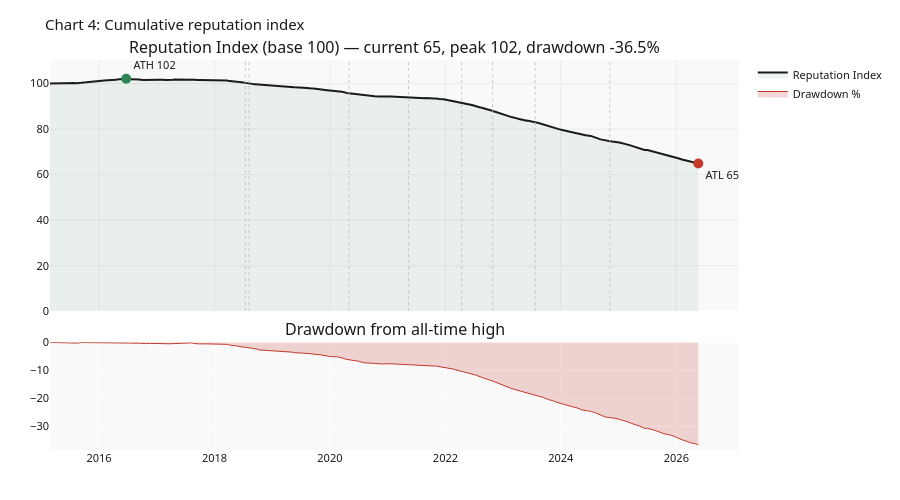

The code cell stored with this chart in its notebook:
### Markdown cell above
---
## 4 · Cumulative Reputation Index

**What it shows:** A 'stock price' for Musk's global reputation — cumulative sum of daily tone, normalised so day 1 = 100. Lower panel shows the drawdown from the running peak.

**Story:** Reputation peaked at 102 in early 2016 (the SpaceX/Tesla honeymoon), then declined in waves. The current level of **65 represents a –36.5% drawdown** from that peak — and the chart shows no floor or stabilisation. Each 'recovery bounce' (2017, 2019, 2021) has been weaker and shorter than the last.

**Process:** `index_t = 100 + cumsum(daily_tone) × 10 / N`. Drawdown = `(running_max − current) / running_max`.

### Code cell
d4 = daily.dropna(subset=['wavg_tone']).copy().sort_values('date')
d4['idx'] = 100 + (d4.wavg_tone.cumsum() * 10 / len(d4)) * 5
peak = d4.idx.max(); current = d4.idx.iloc[-1]
drawdown_pct = (current-peak)/peak*100
running_max = d4.idx.cummax()
drawdown = (d4.idx - running_max)/running_max*100

fig = make_subplots(rows=2,cols=1,shared_xaxes=True,row_heights=[0.7,0.3],
    vertical_spacing=0.08,
    subplot_titles=[f'Reputation Index (base 100) — current {current:.0f}, peak {peak:.0f}, drawdown {drawdown_pct:.1f}%',
                    'Drawdown from all-time high'])
fig.add_hline(y=100, line_dash='dot', line_color='#aaa', row=1,col=1)
fig.add_trace(go.Scatter(x=d4.date, y=d4.idx,
    line=dict(color=DARK,width=2), name='Reputation Index',
    fill='tozeroy', fillcolor='rgba(45,134,83,0.08)'), row=1,col=1)
fig.add_trace(go.Scatter(
    x=[d4.date.iloc[d4.idx.argmax()]], y=[peak],
    mode='markers+text', marker=dict(color=GREEN,size=10),
    text=[f'ATH {peak:.0f}'], textposition='top right', showlegend=False), row=1,col=1)
fig.add_trace(go.Scatter(
    x=[d4.date.iloc[d4.idx.argmin()]], y=[d4.idx.min()],
    mode='markers+text', marker=dict(color=RED,size=10),
    text=[f'ATL {d4.idx.min():.0f}'], textposition='bottom right', showlegend=False), row=1,col=1)
for d,_ in EVENTS.items():
    fig.add_vline(x=pd.Timestamp(d).timestamp()*1000,
                  line_width=0.8,line_dash='dot',line_color='#bbb', row=1,col=1)
fig.add_trace(go.Scatter(x=d4.date, y=drawdown, fill='tozeroy',
    fillcolor='rgba(192,57,43,0.2)', line=dict(color=RED,width=1),
    name='Drawdown %'), row=2,col=1)
fig.update_layout(**LAYOUT, height=500, title='Chart 4: Cumulative reputation index')
fig.show()

### Figure 1 — Plotly figure (JSON) as saved in the notebook; plotly's stock layout.template omitted (floating-point values rounded to 4 significant figures; data arrays with more than 128 entries replaced by an {"elided": "..."} marker saying what was removed)
{"data": [{"fill": "tozeroy", "fillcolor": "rgba(45,134,83,0.08)", "line": {"color": "#1a1a1a", "width": 2}, "name": "Reputation Index", "type": "scatter", "x": {"elided": "4060 str values"}, "xaxis": "x", "y": {"elided": "4060 float values"}, "yaxis": "y"}, {"marker": {"color": "#2d8653", "size": 10}, "mode": "markers+text", "showlegend": false, "text": ["ATH 102"], "textposition": "top right", "type": "scatter", "x": ["2016-06-21T00:00:00"], "xaxis": "x", "y": [102.1], "yaxis": "y"}, {"marker": {"color": "#c0392b", "size": 10}, "mode": "markers+text", "showlegend": false, "text": ["ATL 65"], "textposition": "bottom right", "type": "scatter", "x": ["2026-05-20T00:00:00"], "xaxis": "x", "y": [64.89], "yaxis": "y"}, {"fill": "tozeroy", "fillcolor": "rgba(192,57,43,0.2)", "line": {"color": "#c0392b", "width": 1}, "name": "Drawdown %", "type": "scatter", "x": {"elided": "4060 str values"}, "xaxis": "x2", "y": {"elided": "4060 float values"}, "yaxis": "y2"}], "layout": {"annotations": [{"font": {"size": 16}, "showarrow": false, "text": "Reputation Index (base 100) — current 65, peak 102, drawdown -36.5%", "x": 0.5, "xanchor": "center", "xref": "paper", "y": 1, "yanchor": "bottom", "yref": "paper"}, {"font": {"size": 16}, "showarrow": false, "text": "Drawdown from all-time high", "x": 0.5, "xanchor": "center", "xref": "paper", "y": 0.276, "yanchor": "bottom", "yref": "paper"}], "colorway": ["#E8451A", "#2563eb", "#2d8653", "#7c3aed", "#0891b2", "#c0392b", "#f59e0b", "#ec4899"], "font": {"color": "#1a1a1a", "family": "system-ui,sans-serif", "size": 11}, "height": 500, "margin": {"b": 50, "l": 50, "r": 30, "t": 60}, "paper_bgcolor": "white", "plot_bgcolor": "#f9f9f9", "shapes": [{"line": {"color": "#bbb", "dash": "dot", "width": 0.8}, "type": "line", "x0": 1531612800000, "x1": 1531612800000, "xref": "x", "y0": 0, "y1": 1, "yref": "y domain"}, {"line": {"color": "#bbb", "dash": "dot", "width": 0.8}, "type": "line", "x0": 1533600000000, "x1": 1533600000000, "xref": "x", "y0": 0, "y1": 1, "yref": "y domain"}, {"line": {"color": "#bbb", "dash": "dot", "width": 0.8}, "type": "line", "x0": 1588291200000, "x1": 1588291200000, "xref": "x", "y0": 0, "y1": 1, "yref": "y domain"}, {"line": {"color": "#bbb", "dash": "dot", "width": 0.8}, "type": "line", "x0": 1620864000000, "x1": 1620864000000, "xref": "x", "y0": 0, "y1": 1, "yref": "y domain"}, {"line": {"color": "#bbb", "dash": "dot", "width": 0.8}, "type": "line", "x0": 1649894400000, "x1": 1649894400000, "xref": "x", "y0": 0, "y1": 1, "yref": "y domain"}, {"line": {"color": "#bbb", "dash": "dot", "width": 0.8}, "type": "line", "x0": 1666828800000, "x1": 1666828800000, "xref": "x", "y0": 0, "y1": 1, "yref": "y domain"}, {"line": {"color": "#bbb", "dash": "dot", "width": 0.8}, "type": "line", "x0": 1690070400000, "x1": 1690070400000, "xref": "x", "y0": 0, "y1": 1, "yref": "y domain"}, {"line": {"color": "#bbb", "dash": "dot", "width": 0.8}, "type": "line", "x0": 1730851200000, "x1": 1730851200000, "xref": "x", "y0": 0, "y1": 1, "yref": "y domain"}], "title": {"text": "Chart 4: Cumulative reputation index"}, "xaxis": {"anchor": "y", "domain": [0, 1], "gridcolor": "#ebebeb", "matches": "x2", "showticklabels": false}, "xaxis2": {"anchor": "y2", "domain": [0, 1]}, "yaxis": {"anchor": "x", "domain": [0.356, 1], "gridcolor": "#ebebeb"}, "yaxis2": {"anchor": "x2", "domain": [0, 0.276]}}}
